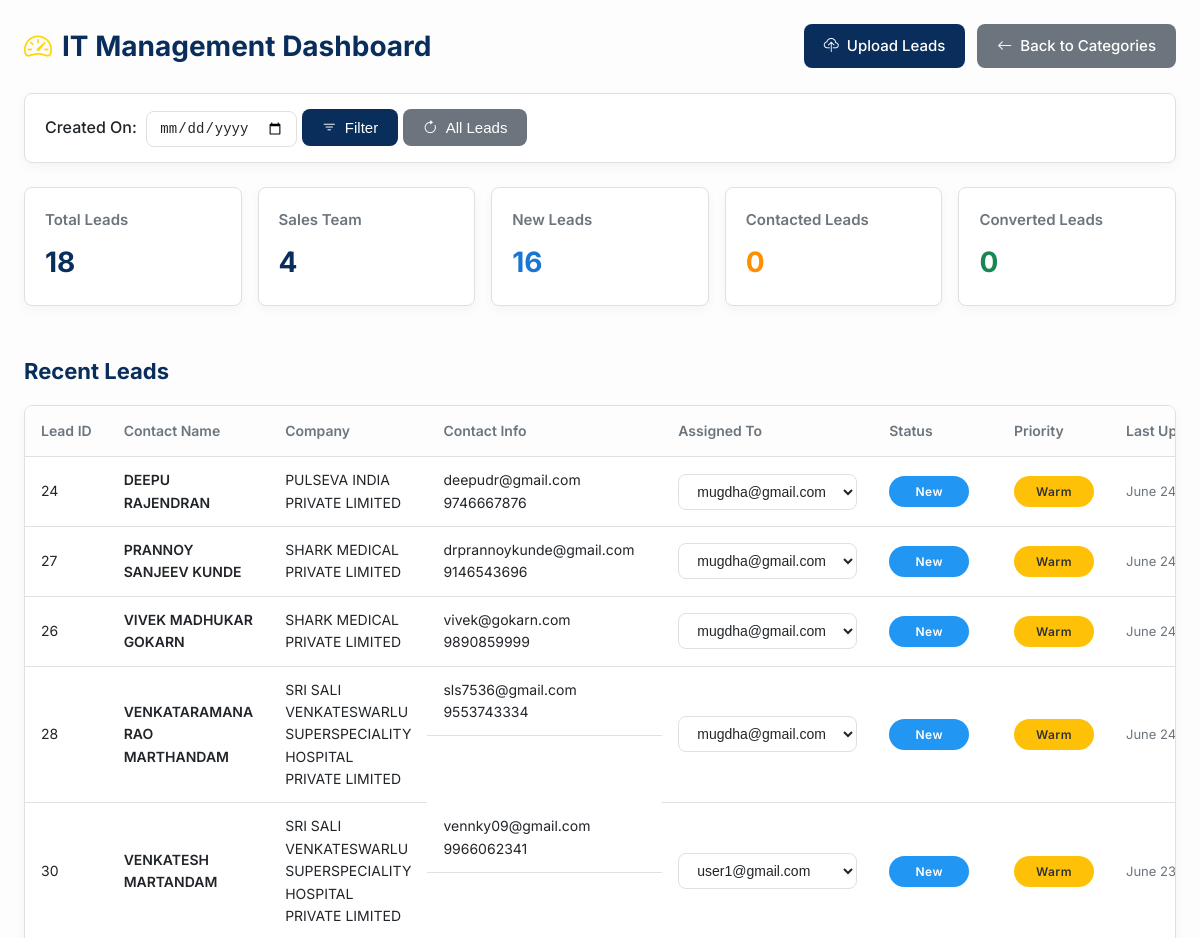
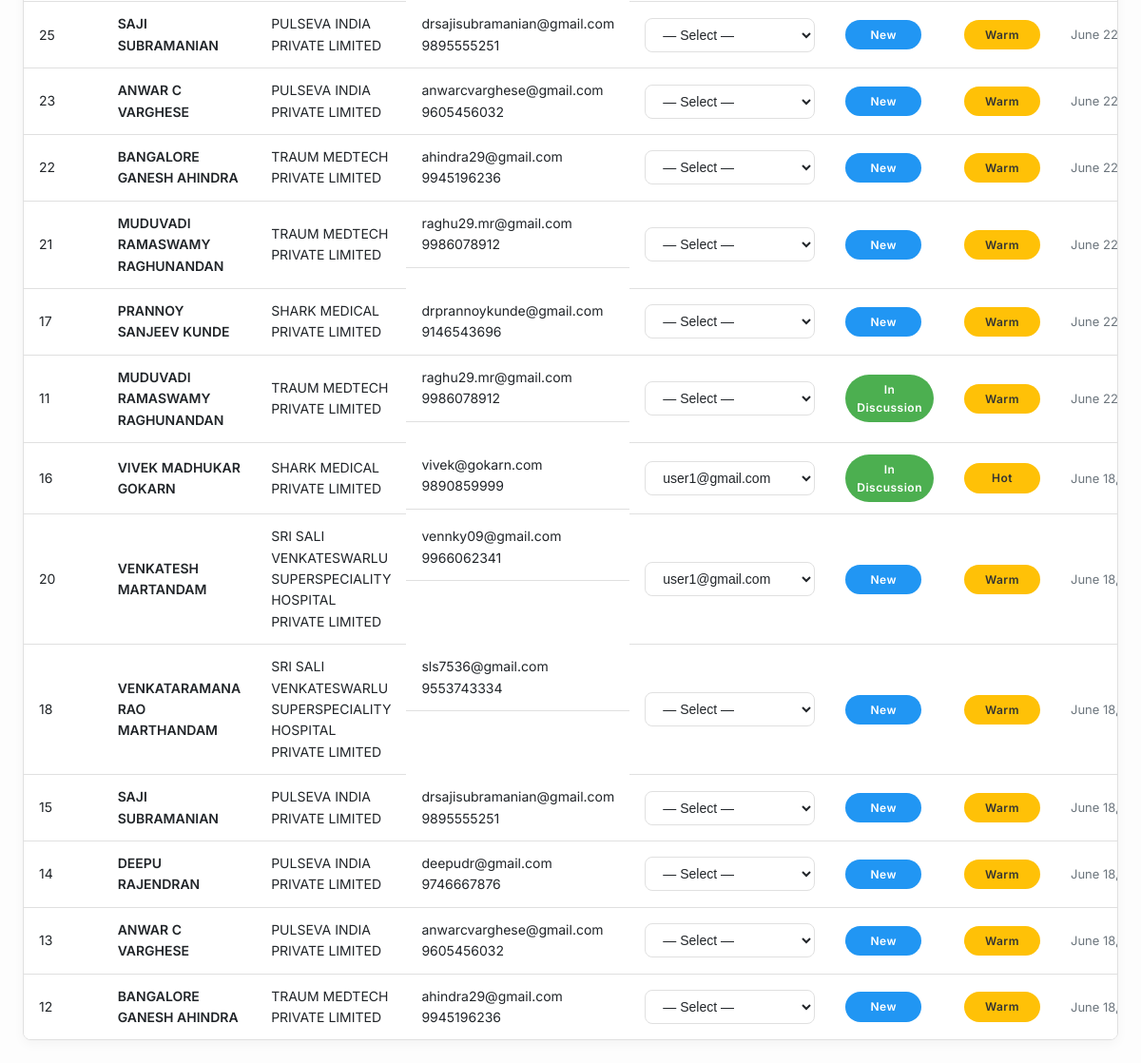
The app's page /adminDashboard/2 with its own data (2 pictures, top to bottom).
### salesmanPanel/models.py (models this page shows, shortened)
class category(models.Model):
    name = models.CharField(max_length=100, unique=True)
    description = models.TextField(blank=True)
    def __str__(self):
        return self.name
    class Meta:
        verbose_name_plural = "Categories"
        ordering = ['name']

class Lead(models.Model):
    STATUS_CHOICES = [
        ('New', 'New'),
        ('Contacted', 'Contacted'),
        ('In Discussion', 'In Discussion'),
        ('Not Interested', 'Not Interested'),
        ('Converted', 'Converted'),
    ]
    PRIORITY_CHOICES = [
        ('Hot', 'Hot'),
        ('Warm', 'Warm'),
        ('Cold', 'Cold'),
    ]
    name = models.CharField(max_length=100)
    email = models.EmailField()
    phone = models.CharField(max_length=15)
    city = models.CharField(max_length=100, blank=True)
    company = models.CharField(max_length=100, blank=True)
    role = models.CharField(max_length=100, blank=True)
    interest = models.TextField(null=True)
    budget = models.CharField(max_length=50, blank=True)
    lead_source = models.CharField(max_length=100, blank=True)
    status = models.CharField(max_length=20, choices=STATUS_CHOICES, default='New')
    priority = models.CharField(max_length=10, choices=PRIORITY_CHOICES, default='Warm')
    notes = models.TextField(blank=True)
    assigned_to = models.ForeignKey(settings.AUTH_USER_MODEL, on_delete=models.SET_NULL, null=True, blank=True)
    created_at = models.DateTimeField(auto_now_add=True)
    updated_at = models.DateTimeField(auto_now=True)
    category = models.ForeignKey('category', on_delete=models.SET_NULL, null=True, blank=True)

class CustomUser(AbstractUser):
    phone = models.CharField(max_length=15)
    address = models.TextField(blank=True)
    region = models.CharField(max_length=100)
    is_approved = models.BooleanField(default=False)

### salesmanPanel/views.py (the view)
# urls.py: path('adminDashboard/<int:category_id>', views.adminDashboard, name='adminDashboard'),
def adminDashboard(request, category_id=None):
    leads_queryset = Lead.objects.filter(category_id=category_id)  # Filter by category first
    selected_category = category.objects.filter(id=category_id).first() if category_id else None
    created_on_date_str = request.GET.get('created_on_date')
    if created_on_date_str:
        try:
            selected_date = datetime.strptime(created_on_date_str, '%Y-%m-%d').date()
            leads_queryset = leads_queryset.filter(created_at__date=selected_date)
        except ValueError:
            created_on_date_str = None  # Reset to not pre-fill if invalid
    leads = leads_queryset.order_by('-updated_at')
    total_leads = leads.count()
    new_leads = leads.filter(status='New').count()
    contacted_leads = leads.filter(status='Contacted').count()
    qualified_leads = leads.filter(status='Converted').count()  # Or 'Won' based on your model/logic
    converted_leads = qualified_leads  # Using 'Qualified' as a proxy for converted, adjust as needed
    salesmen = CustomUser.objects.filter(is_staff=False)  # Assuming non-staff are salesmen
    total_salesmen = salesmen.count()
    context = {
        'selected_category': selected_category,  # Pass the category name for the header
        'category_id': category_id,
        'total_leads': total_leads,
        'total_salesmen': total_salesmen,
        'new_leads': new_leads,
        'contacted_leads': contacted_leads,
        'converted_leads': converted_leads,
        'leads': leads,
        'users': salesmen,  # Pass salesmen (non-staff users) for assignment dropdown
        'current_created_on_date': created_on_date_str,  # Pass back to template for pre-filling
    }
    return render(request, 'salesmanPortal/adminDashboard.html', context)

### templates/salesmanPortal/adminDashboard.html (shortened to what this page needs)
<!DOCTYPE html>
<html lang="en">
<head>
    {% load static %}
    <link rel="stylesheet" href="{% static 'css/admin_dashboard.css' %}">
    <link rel="stylesheet" href="https://cdn.jsdelivr.net/npm/bootstrap-icons@1.11.1/font/bootstrap-icons.css">
</head>
<body>
    <div class="container">
        <div class="dashboard-header">
            <h1>
                <i class="bi bi-speedometer2"></i>
                {% if selected_category %}
                    {{ selected_category }} Management Dashboard
                {% else %}
                    Leads Management Dashboard
                {% endif %}
            </h1>
            <div style="display: flex; gap: 12px; flex-wrap: wrap;">
                <a href="{% url 'uploadLeads' category_id %}" class="btn btn-primary">
                    <i class="bi bi-cloud-upload"></i> Upload Leads
                </a>
                <a href="{% url 'viewCategory' %}" class="btn btn-secondary">
                    <i class="bi bi-arrow-left"></i> Back to Categories
                </a>
            </div>
        </div>
        <div class="date-filter-bar">
            <form id="dateFilterForm" method="GET" action="{% url 'adminDashboard' category_id %}" class="d-flex align-items-center gap-3 flex-wrap">
                <label for="createdOnDate">Created On:</label>
                <input type="date" id="createdOnDate" name="created_on_date" value="{{ current_created_on_date|default:'' }}">
                <button type="submit" class="btn btn-primary">
                    <i class="bi bi-filter"></i> Filter
                </button>
                <button type="button" class="btn btn-secondary" id="showAllLeads">
                    <i class="bi bi-arrow-clockwise"></i> All Leads
                </button>
            </form>
        </div>
        <div class="stats-container">
            <div class="stat-card">
                <h3>Total Leads</h3>
                <p>{{ total_leads }}</p>
            </div>
            <div class="stat-card">
                <h3>Sales Team</h3>
                <p>{{ total_salesmen }}</p>
            </div>
            <div class="stat-card">
                <h3>New Leads</h3>
                <p><span class="stat-new-leads">{% if new_leads is not None %}{{ new_leads }}{% else %}—{% endif %}</span></p>
            </div>
            <div class="stat-card">
                <h3>Contacted Leads</h3>
                <p><span class="stat-contacted-leads">{% if contacted_leads is not None %}{{ contacted_leads }}{% else %}—{% endif %}</span></p>
            </div>
            <div class="stat-card">
                <h3>Converted Leads</h3>
                <p><span class="stat-converted-leads">{% if converted_leads is not None %}{{ converted_leads }}{% else %}—{% endif %}</span></p>
            </div>
        </div>
        <h2 class="section-header">Recent Leads</h2>
        <div class="table-container">
            <table class="leads-table">
                <thead>
                    <tr>
                        <th>Lead ID</th>
                        <th>Contact Name</th>
                        <th>Company</th>
                        <th>Contact Info</th>
                        <th>Assigned To</th>
                        <th>Status</th>
                        <th>Priority</th>
                        <th>
                            Last Updated <span class="sort-indicator">▼</span>
                        </th>
                    </tr>
                </thead>
                <tbody>
                    {% if leads %}
                        {% for lead in leads %}
                        <tr class="clickable-row" data-href="{% url 'viewLead' lead.id %}">
                            <td>{{ lead.id }}</td>
                            <td>
                                <div class="contact-name">{{ lead.name|default:"—" }}</div>
                            </td>
                            <td>{{ lead.company|default:"—" }}</td>
                            <td class="contact-info">
                                <div>{{ lead.email|default:"—" }}</div>
                                <div>{{ lead.phone|default:"" }}</div>
                            </td>
                            <td class="no-click">
                                <select onchange="assignLead(this, {{ lead.id }})" class="select-dropdown">
                                    <option value="">— Select —</option>
                                    {% for user in users %}
                                        {% if not user.is_staff %}
                                            <option value="{{ user.id }}" {% if lead.assigned_to and user.id == lead.assigned_to.id %}selected{% endif %}>
                                                {{ user.email }}
                                            </option>
                                        {% endif %}
                                    {% endfor %}
                                </select>
                            </td>
                            <td>
                                {% if lead.status == 'New' %}
                                    <span class="badge status-new">New</span>
                                {% elif lead.status == 'Contacted' %}
                                    <span class="badge status-contacted">Contacted</span>
                                {% elif lead.status == 'In Discussion' %}
                                    <span class="badge status-qualified">In Discussion</span>
                                {% elif lead.status == 'Not Interested' %}
                                    <span class="badge status-lost">Not Interested</span>
                                {% elif lead.status == 'Converted' %}
                                    <span class="badge status-won">Converted</span>
                                {% else %}
                                    <span class="badge status-pending">{{ lead.status|default:"New" }}</span>
                                {% endif %}
                            </td>
                            <td>
                                {% if lead.priority == 'High' %}
                                    <span class="badge priority-high">High</span>
                                {% elif lead.priority == 'Medium' %}
                                    <span class="badge priority-medium">Medium</span>
                                {% elif lead.priority == 'Low' %}
                                    <span class="badge priority-low">Low</span>
                                {% else %}
                                    <span class="badge priority-medium">{{ lead.priority|default:"Medium" }}</span>
                                {% endif %}
                            </td>
                            <td class="time-ago" title="{{ lead.updated_at|date:'Y-m-d H:i' }}">
                                {% with updated=lead.updated_at %}
                                    {{ updated }} ago
                                {% endwith %}
                            </td>
                        </tr>
                        {% endfor %}
                    {% else %}
                    <tr>
                        <td colspan="8" class="empty-state">No leads available for the selected date.</td>
                    </tr>
                    {% endif %}
                </tbody>
            </table>
        </div>
    </div>
</body>
</html>

### static/css/admin_dashboard.css (style rules this page uses)
:root { --primary: #4361ee; --primary-light: #eef2ff; --secondary: #3f37c9; --success: #4cc9f0; --danger: #f72585; --warning: #f8961e; --info: #4895ef; --dark: #1a1a2e; --light: #f8f9fa; --gray: #6c757d; --gray-light: #e9ecef; --border-radius: 8px; --box-shadow: 0 4px 6px -1px rgba(0, 0, 0, 0.1), 0 2px 4px -1px rgba(0, 0, 0, 0.06); --transition: all 0.3s ease; }
* { margin: 0; padding: 0; box-sizing: border-box; }
body { font-family: 'Inter', sans-serif; background-color: #f5f7fa; color: #333; line-height: 1.6; }
.container { padding: 24px; width: 100%; min-height: 100vh; display: flex; flex-direction: column; }
.dashboard-header { display: flex; justify-content: space-between; align-items: center; margin-bottom: 24px; }
.dashboard-header h1 { font-size: 24px; font-weight: 600; color: var(--dark); }
.btn { display: inline-flex; align-items: center; justify-content: center; padding: 8px 16px; border-radius: var(--border-radius); font-size: 14px; font-weight: 500; cursor: pointer; transition: var(--transition); text-decoration: none; border: none; }
.btn-primary { background-color: var(--primary); color: white; }
.stats-container { display: grid; grid-template-columns: repeat(auto-fit, minmax(200px, 1fr)); gap: 16px; margin-bottom: 24px; }
.stat-card { background: white; padding: 20px; border-radius: var(--border-radius); box-shadow: var(--box-shadow); transition: var(--transition); }
.stat-card h3 { margin: 0 0 8px 0; font-size: 14px; font-weight: 500; color: var(--gray); }
.stat-card p { margin: 0; font-size: 24px; font-weight: 600; color: var(--dark); }
.table-container { flex: 1; overflow: auto; position: relative; border-radius: var(--border-radius); background: white; box-shadow: var(--box-shadow); }
.leads-table { width: 100%; border-collapse: separate; border-spacing: 0; font-size: 14px; }
.leads-table th { position: sticky; top: 0; z-index: 10; background-color: white; padding: 12px 16px; text-align: left; font-weight: 600; color: var(--gray); border-bottom: 1px solid var(--gray-light); white-space: nowrap; }
.leads-table td { padding: 12px 16px; border-bottom: 1px solid var(--gray-light); vertical-align: middle; }
.leads-table tr:last-child td { border-bottom: none; }
.clickable-row { cursor: pointer; transition: var(--transition); }
.badge { display: inline-block; padding: 4px 10px; border-radius: 20px; font-size: 12px; font-weight: 500; text-transform: capitalize; }
.status-new { background-color: #e3f2fd; color: #1976d2; }
.status-qualified { background-color: #e8f5e9; color: #388e3c; }
.priority-medium { background-color: #fff8e1; color: #ff8f00; }
.select-dropdown { padding: 6px 12px; font-size: 13px; border: 1px solid var(--gray-light); border-radius: var(--border-radius); background-color: white; color: var(--dark); cursor: pointer; transition: var(--transition); max-width: 160px; }
.time-ago { font-size: 12px; color: var(--gray); white-space: nowrap; }
.section-header { margin: 24px 0 16px; font-size: 18px; font-weight: 600; color: var(--dark); }
.contact-info { display: flex; flex-direction: column; }
.contact-info div { white-space: nowrap; overflow: hidden; text-overflow: ellipsis; }
.contact-name { font-weight: 500; color: var(--dark); }
.no-click { pointer-events: auto; }

### records on screen
category: name "IT"
Lead: id "24", name "DEEPU RAJENDRAN", company "PULSEVA INDIA PRIVATE LIMITED", email "deepudr@gmail.com", phone "9746667876", assigned_to+id "mugdha@gmail.com", status "New", priority "Warm", updated_at "June…"
Lead: id "27", name "PRANNOY SANJEEV KUNDE", company "SHARK MEDICAL PRIVATE LIMITED", email "drprannoykunde@gmail.com", phone "9146543696", assigned_to+id "mugdha@gmail.com", status "New", priority "Warm", updated_at "June…"
Lead: id "26", name "VIVEK MADHUKAR GOKARN", company "SHARK MEDICAL PRIVATE LIMITED", email "vivek@gokarn.com", phone "9890859999", assigned_to+id "mugdha@gmail.com", status "New", priority "Warm", updated_at "June…"
Lead: id "28", name "VENKATARAMANA RAO MARTHANDAM", company "SRI SALI VENKATESWARLU SUPERSPECIALITY HOSPITAL PRIVATE LIMITED", email "sls7536@gmail.com", phone "9553743334", assigned_to+id "mugdha@gmail.com", status "New", priority "Warm", updated_at "June…"
Lead: id "30", name "VENKATESH MARTANDAM", company "SRI SALI VENKATESWARLU SUPERSPECIALITY HOSPITAL PRIVATE LIMITED", email "vennky09@gmail.com", phone "9966062341", assigned_to+id "user1@gmail.com", status "New", priority "Warm", updated_at "June…"
Lead: id "25", name "SAJI SUBRAMANIAN", company "PULSEVA INDIA PRIVATE LIMITED", email "drsajisubramanian@gmail.com", phone "9895555251", status "New", priority "Warm", updated_at "June…"
Lead: id "23", name "ANWAR C VARGHESE", company "PULSEVA INDIA PRIVATE LIMITED", email "anwarcvarghese@gmail.com", phone "9605456032", status "New", priority "Warm", updated_at "June…"
Lead: id "22", name "BANGALORE GANESH AHINDRA", company "TRAUM MEDTECH PRIVATE LIMITED", email "ahindra29@gmail.com", phone "9945196236", status "New", priority "Warm", updated_at "June…"
Lead: id "21", name "MUDUVADI RAMASWAMY RAGHUNANDAN", company "TRAUM MEDTECH PRIVATE LIMITED", email "raghu29.mr@gmail.com", phone "9986078912", status "New", priority "Warm", updated_at "June…"
Lead: id "17", name "PRANNOY SANJEEV KUNDE", company "SHARK MEDICAL PRIVATE LIMITED", email "drprannoykunde@gmail.com", phone "9146543696", status "New", priority "Warm", updated_at "June…"
Lead: id "11", name "MUDUVADI RAMASWAMY RAGHUNANDAN", company "TRAUM MEDTECH PRIVATE LIMITED", email "raghu29.mr@gmail.com", phone "9986078912", status "In Discussion", priority "Warm", updated_at "June…"
Lead: id "16", name "VIVEK MADHUKAR GOKARN", company "SHARK MEDICAL PRIVATE LIMITED", email "vivek@gokarn.com", phone "9890859999", assigned_to+id "user1@gmail.com", status "In Discussion", priority "Hot", updated_at "June 18,…"
Lead: id "20", name "VENKATESH MARTANDAM", company "SRI SALI VENKATESWARLU SUPERSPECIALITY HOSPITAL PRIVATE LIMITED", email "vennky09@gmail.com", phone "9966062341", assigned_to+id "user1@gmail.com", status "New", priority "Warm", updated_at "June 18,…"
Lead: id "18", name "VENKATARAMANA RAO MARTHANDAM", company "SRI SALI VENKATESWARLU SUPERSPECIALITY HOSPITAL PRIVATE LIMITED", email "sls7536@gmail.com", phone "9553743334", status "New", priority "Warm", updated_at "June 18,…"
Lead: id "15", name "SAJI SUBRAMANIAN", company "PULSEVA INDIA PRIVATE LIMITED", email "drsajisubramanian@gmail.com", phone "9895555251", status "New", priority "Warm", updated_at "June 18,…"
Lead: id "14", name "DEEPU RAJENDRAN", company "PULSEVA INDIA PRIVATE LIMITED", email "deepudr@gmail.com", phone "9746667876", status "New", priority "Warm", updated_at "June 18,…"
Lead: id "13", name "ANWAR C VARGHESE", company "PULSEVA INDIA PRIVATE LIMITED", email "anwarcvarghese@gmail.com", phone "9605456032", status "New", priority "Warm", updated_at "June 18,…"
Lead: id "12", name "BANGALORE GANESH AHINDRA", company "TRAUM MEDTECH PRIVATE LIMITED", email "ahindra29@gmail.com", phone "9945196236", status "New", priority "Warm", updated_at "June 18,…"

### other values on screen
{{ total_leads }} "18"
{{ total_salesmen }} "4"
{{ new_leads }} "16"
{{ contacted_leads }} "0"
{{ converted_leads }} "0"
